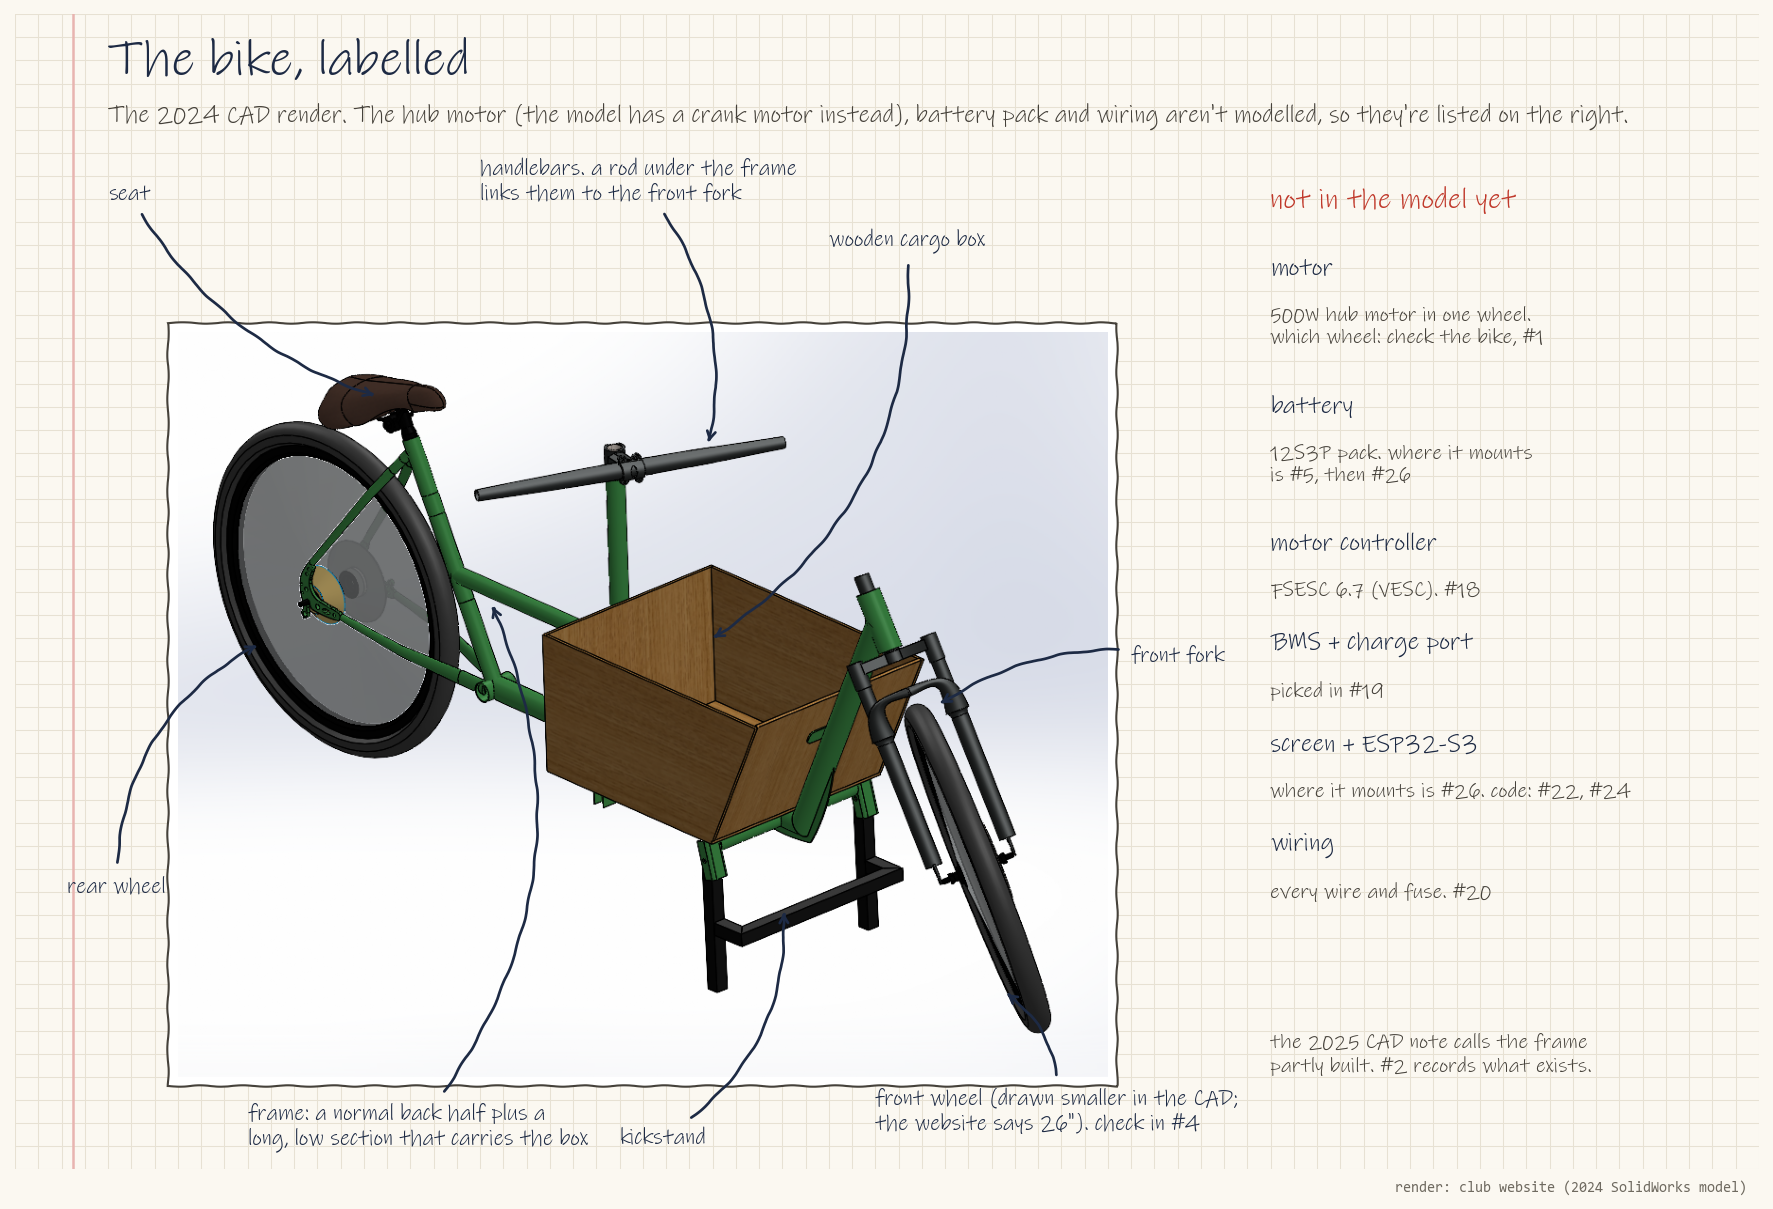

Write Python code to recreate this figure.
import sys, os
HERE = os.path.dirname(os.path.abspath(__file__))
sys.path.insert(0, HERE)
from notebook import *
import matplotlib.image as mpimg
from matplotlib.patches import Rectangle

fig, ax = page(150, 100, (15, 10))
note(ax, 8, 96, 'The bike, labelled', size=24, weight='bold')
note(ax, 8, 91.2, 'The 2024 CAD render. The hub motor (the model has a crank motor instead), battery pack and wiring aren\'t modelled, so they\'re listed on the right.',
     size=11.5, color=PENCIL)

img = mpimg.imread(os.path.join(HERE, '..', 'images', 'render-2024.png'))
X0, X1, Y0, Y1 = 14, 94, 8, 72.5          # where the image sits
ax.add_patch(Rectangle((X0 - 0.8, Y0 - 0.8), X1 - X0 + 1.6, Y1 - Y0 + 1.6, fc='white', ec=PENCIL, lw=1, zorder=1))
ax.imshow(img, extent=(X0, X1, Y0, Y1), zorder=2, aspect='auto')
W, H = 983, 793
def P(px, py): return (X0 + (X1 - X0) * px / W, Y1 - (Y1 - Y0) * py / H)

labels = [
    ((8, 84), P(215, 70), 'seat', 0.2),
    ((40, 84), P(560, 125), 'handlebars. a rod under the frame\nlinks them to the front fork', -0.25),
    ((4.5, 24), P(90, 330), 'rear wheel', -0.3),
    ((20, 2.2), P(330, 285), 'frame: a normal back half plus a\nlong, low section that carries the box', 0.3),
    ((52, 2.2), P(640, 610), 'kickstand', 0.3),
    ((74, 3.5), P(870, 700), 'front wheel (drawn smaller in the CAD;\nthe website says 26"). check in #4', 0.3),
    ((96, 44), P(800, 400), 'front fork', 0.2),
    ((70, 80), P(560, 330), 'wooden cargo box', -0.3),
]
for txt, tgt, s, rad in labels:
    point(ax, txt, tgt, s, size=10.5, color=INK, rad=rad)

# right column: what's still to come
cx = 108
note(ax, cx, 84, 'not in the model yet', size=14, weight='bold', color=RED)
items = [
    ('motor', '500W hub motor in one wheel.\nwhich wheel: check the bike, #1'),
    ('battery', '12S3P pack. where it mounts\nis #5, then #26'),
    ('motor controller', 'FSESC 6.7 (VESC). #18'),
    ('BMS + charge port', 'picked in #19'),
    ('screen + ESP32-S3', 'where it mounts is #26. code: #22, #24'),
    ('wiring', 'every wire and fuse. #20'),
]
y = 78
for head, body in items:
    note(ax, cx, y, head, size=12, weight='bold')
    note(ax, cx, y - 3.2, body, size=10, color=PENCIL, va='top', linespacing=1.2)
    y -= 5.5 + 3.2 * (body.count('\n') + 1)
note(ax, cx, 10, 'the 2025 CAD note calls the frame\npartly built. #2 records what exists.', size=10, color=PENCIL, linespacing=1.2)
mono(ax, 149, -1.5, 'render: club website (2024 SolidWorks model)', size=7, color='#6f6a60', ha='right')
save(fig, os.path.join(HERE, 'bike-overview.png'))
